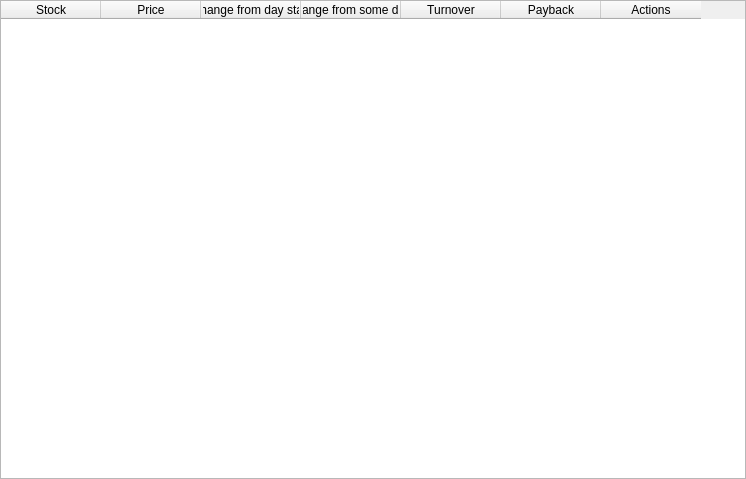
<?xml version="1.0" encoding="UTF-8"?>
<ui version="4.0">
 <class>PortfolioTableWidget</class>
 <widget class="QWidget" name="PortfolioTableWidget">
  <property name="geometry">
   <rect>
    <x>0</x>
    <y>0</y>
    <width>746</width>
    <height>479</height>
   </rect>
  </property>
  <layout class="QVBoxLayout" name="verticalLayout">
   <property name="spacing">
    <number>4</number>
   </property>
   <property name="leftMargin">
    <number>0</number>
   </property>
   <property name="topMargin">
    <number>0</number>
   </property>
   <property name="rightMargin">
    <number>0</number>
   </property>
   <property name="bottomMargin">
    <number>0</number>
   </property>
   <item>
    <widget class="QTableWidget" name="tableWidget">
     <property name="editTriggers">
      <set>QAbstractItemView::EditTrigger::NoEditTriggers</set>
     </property>
     <property name="alternatingRowColors">
      <bool>true</bool>
     </property>
     <property name="selectionBehavior">
      <enum>QAbstractItemView::SelectionBehavior::SelectRows</enum>
     </property>
     <property name="columnCount">
      <number>7</number>
     </property>
     <attribute name="horizontalHeaderShowSortIndicator" stdset="0">
      <bool>true</bool>
     </attribute>
     <column>
      <property name="text">
       <string>Stock</string>
      </property>
     </column>
     <column>
      <property name="text">
       <string>Price</string>
      </property>
     </column>
     <column>
      <property name="text">
       <string>Change from day start</string>
      </property>
     </column>
     <column>
      <property name="text">
       <string>Change from some date</string>
      </property>
     </column>
     <column>
      <property name="text">
       <string>Turnover</string>
      </property>
      <property name="toolTip">
       <string>Average daily turnover in the last 31 days</string>
      </property>
      <property name="icon">
       <iconset resource="../../../Resources.qrc">
        <normaloff>:/assets/images/question.png</normaloff>:/assets/images/question.png</iconset>
      </property>
     </column>
     <column>
      <property name="text">
       <string>Payback</string>
      </property>
      <property name="toolTip">
       <string>Opportunity to get money back (with commission) based on the last 24 hours</string>
      </property>
      <property name="icon">
       <iconset resource="../../../Resources.qrc">
        <normaloff>:/assets/images/question.png</normaloff>:/assets/images/question.png</iconset>
      </property>
     </column>
     <column>
      <property name="text">
       <string>Actions</string>
      </property>
     </column>
    </widget>
   </item>
  </layout>
 </widget>
 <resources>
  <include location="../../../Resources.qrc"/>
 </resources>
 <connections/>
</ui>
